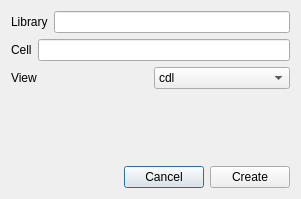
<?xml version="1.0" encoding="UTF-8"?>
<ui version="4.0">
 <class>NewView</class>
 <widget class="QDialog" name="NewView">
  <property name="geometry">
   <rect>
    <x>0</x>
    <y>0</y>
    <width>301</width>
    <height>199</height>
   </rect>
  </property>
  <property name="windowTitle">
   <string>Dialog</string>
  </property>
  <layout class="QHBoxLayout" name="horizontalLayout_5">
   <item>
    <layout class="QVBoxLayout" name="verticalLayout">
     <item>
      <layout class="QHBoxLayout" name="horizontalLayout">
       <item>
        <widget class="QLabel" name="label">
         <property name="text">
          <string>Library</string>
         </property>
        </widget>
       </item>
       <item>
        <widget class="QLineEdit" name="txtLibrary"/>
       </item>
      </layout>
     </item>
     <item>
      <layout class="QHBoxLayout" name="horizontalLayout_2">
       <item>
        <widget class="QLabel" name="label_2">
         <property name="text">
          <string>Cell</string>
         </property>
        </widget>
       </item>
       <item>
        <widget class="QLineEdit" name="txtCell"/>
       </item>
      </layout>
     </item>
     <item>
      <layout class="QHBoxLayout" name="horizontalLayout_3">
       <item>
        <widget class="QLabel" name="label_3">
         <property name="text">
          <string>View</string>
         </property>
        </widget>
       </item>
       <item>
        <widget class="QComboBox" name="cbxView">
         <item>
          <property name="text">
           <string>cdl</string>
          </property>
         </item>
         <item>
          <property name="text">
           <string>gds</string>
          </property>
         </item>
         <item>
          <property name="text">
           <string>spice</string>
          </property>
         </item>
        </widget>
       </item>
      </layout>
     </item>
     <item>
      <spacer name="verticalSpacer">
       <property name="orientation">
        <enum>Qt::Vertical</enum>
       </property>
       <property name="sizeHint" stdset="0">
        <size>
         <width>20</width>
         <height>40</height>
        </size>
       </property>
      </spacer>
     </item>
     <item>
      <layout class="QHBoxLayout" name="horizontalLayout_4">
       <item>
        <spacer name="horizontalSpacer">
         <property name="orientation">
          <enum>Qt::Horizontal</enum>
         </property>
         <property name="sizeHint" stdset="0">
          <size>
           <width>40</width>
           <height>20</height>
          </size>
         </property>
        </spacer>
       </item>
       <item>
        <widget class="QPushButton" name="btnCancel">
         <property name="text">
          <string>Cancel</string>
         </property>
        </widget>
       </item>
       <item>
        <widget class="QPushButton" name="btnCreate">
         <property name="text">
          <string>Create</string>
         </property>
        </widget>
       </item>
      </layout>
     </item>
    </layout>
   </item>
  </layout>
 </widget>
 <resources/>
 <connections/>
</ui>
